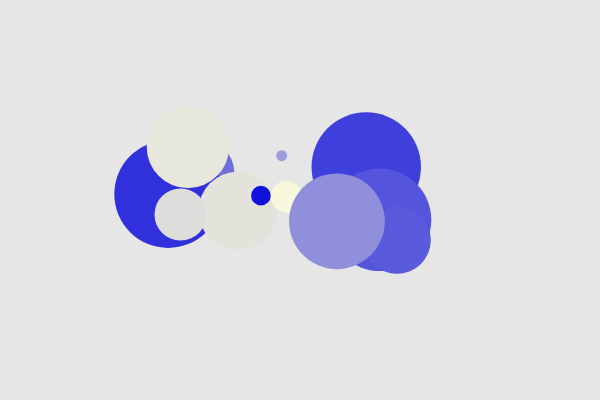
Frame 1 (no input)
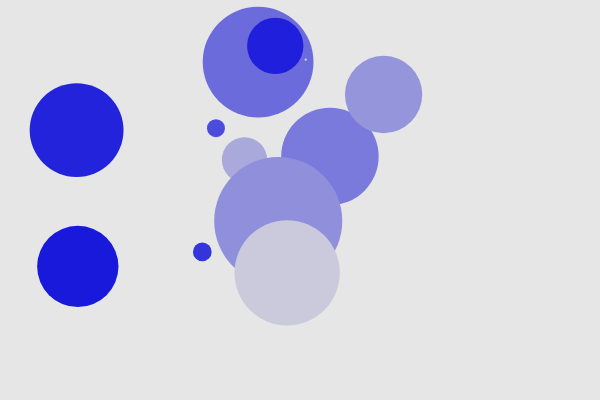
Frame 60 (no input)
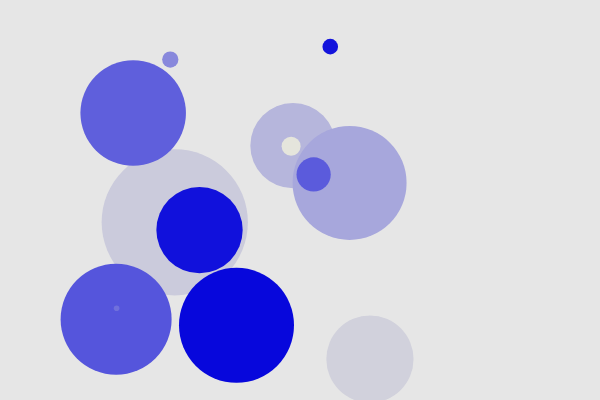
Frame 120 (the mouse pressed at the canvas centre since frame 60)

The p5.js sketch that drew these frames (run headless with seeded random() and noise() and a simulated clock; from frame 60 on, the mouse is pressed at the canvas centre):

// p5.js sketch
// ── sketch.js
// DM2008 — Activity 4b [Guided]
// Objects in Motion (50 min)
//
// You have a working Agent class to start with — your job is to bring it to life.
// Each agent moves, changes over time, and is drawn to the screen.
// Mouse click adds a new agent. C clears them all.
//
// Things to try:
// - Change the starting values (size, speed, color) to see what happens
// - Make agents bounce instead of wrap — what needs to change?
// - Add a second method to your class beyond update() and show()
//
// Stretch: give each agent a lifespan — shrink or fade it over time, then remove it.
// Hint: a backward loop lets you safely splice items while iterating.

let agents = [];
const NUM_START = 12;

function setup() {
  createCanvas(600, 400);
  noStroke();

  for (let i = 0; i < NUM_START; i++) {
    let x = random(144, 456);
    let y = random(144, 256);
    let sz = random(6, 144);
    let speedX = random(-2, 2);
    let speedY = random(-5, 1);
    let dsz = random(-0.5, 0.5)
    agents.push(new Agent(x, y, sz, speedX, speedY, dsz));
  }
}

function draw() {
  background(230);

  for (let i = 0; i < agents.length; i++) {
    agents[i].update();
    agents[i].show();
    agents[i].pulse();
  }
}

function mousePressed() {
  let sz = random(6, 60);
  let speedX = random(-2, 2);
  let speedY = random(-2, 2);
  let dsz = random(-1.5, 1.5)
  agents.push(new Agent(mouseX, mouseY, sz, speedX, speedY, dsz));
}

function keyPressed() {
  // Replacing the array with an empty one effectively clears all agents
  if (key == "C" || key == "c") {
    agents = [];
  }
}

class Agent {
  constructor(x, y, sz, speedX, speedY, dsz) {
    this.x = x;
    this.y = y;
    this.sz = sz;
    this.dx = speedX;
    this.dy = speedY;
    this.col = random(255); 
    this.dsz = dsz;
    // a color value that will change over time
    // What else might your agent need to know about itself?
  }

  update() {
    // Position changes by speed each frame — can you see why?
    this.x += this.dx;
    this.y += this.dy;

    // This is a property changing over time — try changing size or speed instead
    this.col = (this.col + 1) % 255;
    
    // This wraps agents around the edges — could you make them bounce instead?
    if (this.x > width - this.sz*0.5) {
      this.dx = -this.dx
    }
    if (this.x < 0 + this.sz*0.5) {
      this.dx = -this.dx
    }
    if (this.y > height - this.sz*0.5) {
      this.dy = -this.dy
    }
    if (this.y < 0 + this.sz*0.5) {
      this.dy = -this.dy
    }
  }

  show() {
    // this.col drives the color shift — how could you use your other properties here?
    fill(this.col, this.col, 220);
    ellipse(this.x, this.y, this.sz);
  }

  pulse() {
        this.sz = this.sz + this.dsz

    if (this.sz > 150 || this.sz <= 0) {
      this.dsz = - this.dsz
    }

  }
}
